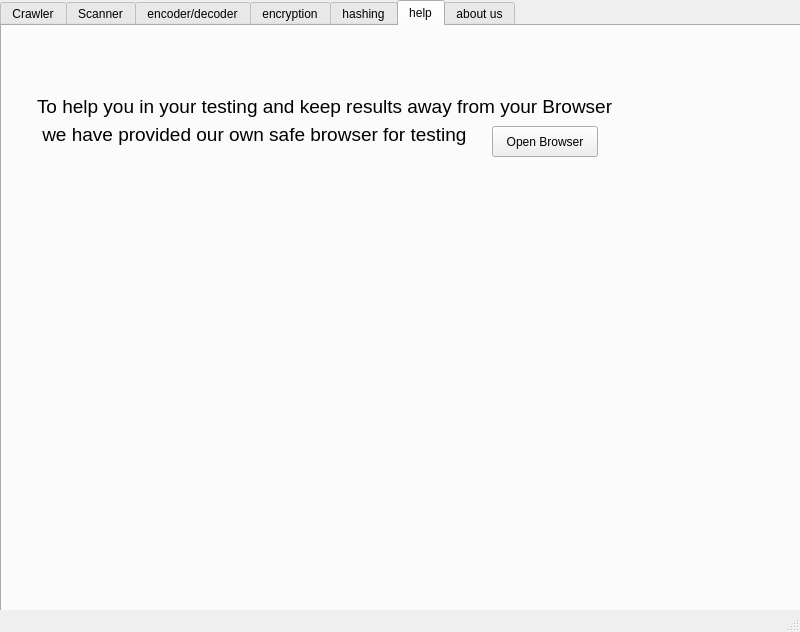
<?xml version="1.0" encoding="UTF-8"?>
<ui version="4.0">
 <class>MainWindow</class>
 <widget class="QMainWindow" name="MainWindow">
  <property name="geometry">
   <rect>
    <x>0</x>
    <y>0</y>
    <width>800</width>
    <height>632</height>
   </rect>
  </property>
  <property name="windowTitle">
   <string>MainWindow</string>
  </property>
  <widget class="QWidget" name="centralwidget">
   <widget class="QTabWidget" name="tabWidget">
    <property name="enabled">
     <bool>true</bool>
    </property>
    <property name="geometry">
     <rect>
      <x>0</x>
      <y>0</y>
      <width>801</width>
      <height>616</height>
     </rect>
    </property>
    <property name="currentIndex">
     <number>5</number>
    </property>
    <widget class="QWidget" name="tab">
     <attribute name="title">
      <string>Crawler</string>
     </attribute>
     <widget class="QLineEdit" name="Crawl_input">
      <property name="geometry">
       <rect>
        <x>10</x>
        <y>40</y>
        <width>541</width>
        <height>36</height>
       </rect>
      </property>
     </widget>
     <widget class="QLCDNumber" name="numberofsites">
      <property name="geometry">
       <rect>
        <x>485</x>
        <y>85</y>
        <width>66</width>
        <height>21</height>
       </rect>
      </property>
     </widget>
     <widget class="QPushButton" name="crawl_btn">
      <property name="geometry">
       <rect>
        <x>595</x>
        <y>75</y>
        <width>121</width>
        <height>31</height>
       </rect>
      </property>
      <property name="text">
       <string>Crawl</string>
      </property>
     </widget>
     <widget class="QPlainTextEdit" name="Craw_output">
      <property name="geometry">
       <rect>
        <x>10</x>
        <y>120</y>
        <width>766</width>
        <height>356</height>
       </rect>
      </property>
      <property name="plainText">
       <string/>
      </property>
     </widget>
     <widget class="QSpinBox" name="depth_select">
      <property name="geometry">
       <rect>
        <x>595</x>
        <y>40</y>
        <width>51</width>
        <height>26</height>
       </rect>
      </property>
      <property name="font">
       <font>
        <pointsize>12</pointsize>
       </font>
      </property>
     </widget>
     <widget class="QLineEdit" name="coutfile">
      <property name="geometry">
       <rect>
        <x>200</x>
        <y>505</y>
        <width>361</width>
        <height>20</height>
       </rect>
      </property>
     </widget>
     <widget class="QPushButton" name="file_browse">
      <property name="geometry">
       <rect>
        <x>575</x>
        <y>505</y>
        <width>75</width>
        <height>23</height>
       </rect>
      </property>
      <property name="text">
       <string>Browse</string>
      </property>
     </widget>
     <widget class="QLabel" name="label">
      <property name="geometry">
       <rect>
        <x>10</x>
        <y>10</y>
        <width>61</width>
        <height>21</height>
       </rect>
      </property>
      <property name="font">
       <font>
        <pointsize>14</pointsize>
       </font>
      </property>
      <property name="text">
       <string>URL:</string>
      </property>
     </widget>
     <widget class="QLabel" name="label_2">
      <property name="geometry">
       <rect>
        <x>136</x>
        <y>510</y>
        <width>61</width>
        <height>13</height>
       </rect>
      </property>
      <property name="text">
       <string>Output File:</string>
      </property>
     </widget>
     <widget class="QLabel" name="label_3">
      <property name="geometry">
       <rect>
        <x>655</x>
        <y>45</y>
        <width>66</width>
        <height>16</height>
       </rect>
      </property>
      <property name="text">
       <string>Crawl Depth</string>
      </property>
     </widget>
     <widget class="QLabel" name="label_4">
      <property name="geometry">
       <rect>
        <x>430</x>
        <y>90</y>
        <width>51</width>
        <height>10</height>
       </rect>
      </property>
      <property name="text">
       <string>No of links</string>
      </property>
     </widget>
     <widget class="QPushButton" name="crawl_save">
      <property name="geometry">
       <rect>
        <x>355</x>
        <y>535</y>
        <width>75</width>
        <height>23</height>
       </rect>
      </property>
      <property name="text">
       <string>Save</string>
      </property>
     </widget>
    </widget>
    <widget class="QWidget" name="tab_3">
     <attribute name="title">
      <string>Scanner</string>
     </attribute>
     <widget class="QComboBox" name="scaninputselect">
      <property name="geometry">
       <rect>
        <x>30</x>
        <y>55</y>
        <width>91</width>
        <height>22</height>
       </rect>
      </property>
     </widget>
     <widget class="QLineEdit" name="Scanner_input">
      <property name="geometry">
       <rect>
        <x>145</x>
        <y>55</y>
        <width>421</width>
        <height>20</height>
       </rect>
      </property>
     </widget>
     <widget class="QPushButton" name="scanfileselect">
      <property name="geometry">
       <rect>
        <x>585</x>
        <y>55</y>
        <width>75</width>
        <height>23</height>
       </rect>
      </property>
      <property name="text">
       <string>Browse</string>
      </property>
     </widget>
     <widget class="QPushButton" name="find_forms_btn">
      <property name="geometry">
       <rect>
        <x>30</x>
        <y>95</y>
        <width>96</width>
        <height>23</height>
       </rect>
      </property>
      <property name="text">
       <string>Find Forms</string>
      </property>
     </widget>
     <widget class="QLabel" name="label_6">
      <property name="enabled">
       <bool>true</bool>
      </property>
      <property name="geometry">
       <rect>
        <x>145</x>
        <y>40</y>
        <width>47</width>
        <height>13</height>
       </rect>
      </property>
      <property name="font">
       <font>
        <pointsize>14</pointsize>
       </font>
      </property>
      <property name="text">
       <string>URL:</string>
      </property>
     </widget>
     <widget class="QListWidget" name="listWidget">
      <property name="geometry">
       <rect>
        <x>25</x>
        <y>135</y>
        <width>531</width>
        <height>411</height>
       </rect>
      </property>
     </widget>
     <widget class="QPushButton" name="scanner_start_btn">
      <property name="geometry">
       <rect>
        <x>590</x>
        <y>300</y>
        <width>181</width>
        <height>46</height>
       </rect>
      </property>
      <property name="font">
       <font>
        <pointsize>14</pointsize>
       </font>
      </property>
      <property name="text">
       <string>Scan</string>
      </property>
     </widget>
     <widget class="QLabel" name="scan_status">
      <property name="geometry">
       <rect>
        <x>655</x>
        <y>355</y>
        <width>56</width>
        <height>61</height>
       </rect>
      </property>
      <property name="text">
       <string>STATUS:</string>
      </property>
     </widget>
     <widget class="QLabel" name="label_8">
      <property name="geometry">
       <rect>
        <x>575</x>
        <y>140</y>
        <width>91</width>
        <height>16</height>
       </rect>
      </property>
      <property name="text">
       <string>Choose Payload:</string>
      </property>
     </widget>
     <widget class="QComboBox" name="payload_select">
      <property name="geometry">
       <rect>
        <x>665</x>
        <y>135</y>
        <width>101</width>
        <height>22</height>
       </rect>
      </property>
     </widget>
     <widget class="QLineEdit" name="payload_input">
      <property name="geometry">
       <rect>
        <x>570</x>
        <y>185</y>
        <width>201</width>
        <height>20</height>
       </rect>
      </property>
     </widget>
     <widget class="QPushButton" name="payload_file_input">
      <property name="geometry">
       <rect>
        <x>570</x>
        <y>215</y>
        <width>75</width>
        <height>23</height>
       </rect>
      </property>
      <property name="text">
       <string>Browse</string>
      </property>
     </widget>
    </widget>
    <widget class="QWidget" name="tab_4">
     <attribute name="title">
      <string>encoder/decoder</string>
     </attribute>
     <widget class="QPlainTextEdit" name="encode_input">
      <property name="geometry">
       <rect>
        <x>20</x>
        <y>85</y>
        <width>576</width>
        <height>176</height>
       </rect>
      </property>
     </widget>
     <widget class="QPlainTextEdit" name="encode_output">
      <property name="geometry">
       <rect>
        <x>20</x>
        <y>330</y>
        <width>576</width>
        <height>176</height>
       </rect>
      </property>
     </widget>
     <widget class="QLabel" name="label_9">
      <property name="geometry">
       <rect>
        <x>25</x>
        <y>50</y>
        <width>76</width>
        <height>31</height>
       </rect>
      </property>
      <property name="font">
       <font>
        <pointsize>14</pointsize>
       </font>
      </property>
      <property name="text">
       <string>Input:</string>
      </property>
     </widget>
     <widget class="QLabel" name="label_10">
      <property name="geometry">
       <rect>
        <x>20</x>
        <y>295</y>
        <width>76</width>
        <height>31</height>
       </rect>
      </property>
      <property name="font">
       <font>
        <pointsize>14</pointsize>
       </font>
      </property>
      <property name="text">
       <string>Output:</string>
      </property>
     </widget>
     <widget class="QComboBox" name="encode_type">
      <property name="geometry">
       <rect>
        <x>630</x>
        <y>165</y>
        <width>136</width>
        <height>22</height>
       </rect>
      </property>
     </widget>
     <widget class="QLabel" name="label_11">
      <property name="geometry">
       <rect>
        <x>630</x>
        <y>145</y>
        <width>106</width>
        <height>16</height>
       </rect>
      </property>
      <property name="text">
       <string>choose the type:</string>
      </property>
     </widget>
     <widget class="QRadioButton" name="encode">
      <property name="geometry">
       <rect>
        <x>630</x>
        <y>110</y>
        <width>82</width>
        <height>17</height>
       </rect>
      </property>
      <property name="font">
       <font>
        <pointsize>10</pointsize>
       </font>
      </property>
      <property name="text">
       <string>Encode</string>
      </property>
     </widget>
     <widget class="QRadioButton" name="decode">
      <property name="geometry">
       <rect>
        <x>709</x>
        <y>110</y>
        <width>82</width>
        <height>17</height>
       </rect>
      </property>
      <property name="font">
       <font>
        <pointsize>10</pointsize>
       </font>
      </property>
      <property name="text">
       <string>Decode</string>
      </property>
     </widget>
     <widget class="QPushButton" name="encode_start">
      <property name="geometry">
       <rect>
        <x>660</x>
        <y>205</y>
        <width>75</width>
        <height>23</height>
       </rect>
      </property>
      <property name="text">
       <string>Submit</string>
      </property>
     </widget>
    </widget>
    <widget class="QWidget" name="tab_5">
     <attribute name="title">
      <string>encryption</string>
     </attribute>
     <widget class="QPlainTextEdit" name="enc_output">
      <property name="geometry">
       <rect>
        <x>20</x>
        <y>330</y>
        <width>576</width>
        <height>176</height>
       </rect>
      </property>
     </widget>
     <widget class="QLabel" name="label_12">
      <property name="geometry">
       <rect>
        <x>25</x>
        <y>50</y>
        <width>76</width>
        <height>31</height>
       </rect>
      </property>
      <property name="font">
       <font>
        <pointsize>14</pointsize>
       </font>
      </property>
      <property name="text">
       <string>Input:</string>
      </property>
     </widget>
     <widget class="QComboBox" name="encrypt_type">
      <property name="geometry">
       <rect>
        <x>630</x>
        <y>165</y>
        <width>136</width>
        <height>22</height>
       </rect>
      </property>
     </widget>
     <widget class="QPlainTextEdit" name="enc_input">
      <property name="geometry">
       <rect>
        <x>20</x>
        <y>85</y>
        <width>576</width>
        <height>176</height>
       </rect>
      </property>
     </widget>
     <widget class="QRadioButton" name="decrypt">
      <property name="geometry">
       <rect>
        <x>710</x>
        <y>110</y>
        <width>82</width>
        <height>17</height>
       </rect>
      </property>
      <property name="font">
       <font>
        <pointsize>10</pointsize>
       </font>
      </property>
      <property name="text">
       <string>Decrypt</string>
      </property>
     </widget>
     <widget class="QLabel" name="label_13">
      <property name="geometry">
       <rect>
        <x>20</x>
        <y>295</y>
        <width>76</width>
        <height>31</height>
       </rect>
      </property>
      <property name="font">
       <font>
        <pointsize>14</pointsize>
       </font>
      </property>
      <property name="text">
       <string>Output:</string>
      </property>
     </widget>
     <widget class="QRadioButton" name="encrypt">
      <property name="geometry">
       <rect>
        <x>630</x>
        <y>110</y>
        <width>82</width>
        <height>17</height>
       </rect>
      </property>
      <property name="font">
       <font>
        <pointsize>10</pointsize>
       </font>
      </property>
      <property name="text">
       <string>Encrypt</string>
      </property>
     </widget>
     <widget class="QLabel" name="label_14">
      <property name="geometry">
       <rect>
        <x>630</x>
        <y>145</y>
        <width>106</width>
        <height>16</height>
       </rect>
      </property>
      <property name="text">
       <string>choose the type:</string>
      </property>
     </widget>
     <widget class="QPushButton" name="encrypt_start">
      <property name="geometry">
       <rect>
        <x>660</x>
        <y>205</y>
        <width>75</width>
        <height>23</height>
       </rect>
      </property>
      <property name="text">
       <string>Submit</string>
      </property>
     </widget>
    </widget>
    <widget class="QWidget" name="tab_2">
     <attribute name="title">
      <string>hashing</string>
     </attribute>
     <widget class="QPlainTextEdit" name="hash_input">
      <property name="geometry">
       <rect>
        <x>20</x>
        <y>85</y>
        <width>576</width>
        <height>176</height>
       </rect>
      </property>
     </widget>
     <widget class="QLabel" name="label_15">
      <property name="geometry">
       <rect>
        <x>20</x>
        <y>295</y>
        <width>76</width>
        <height>31</height>
       </rect>
      </property>
      <property name="font">
       <font>
        <pointsize>14</pointsize>
       </font>
      </property>
      <property name="text">
       <string>Output:</string>
      </property>
     </widget>
     <widget class="QPlainTextEdit" name="hash_output">
      <property name="geometry">
       <rect>
        <x>20</x>
        <y>330</y>
        <width>576</width>
        <height>176</height>
       </rect>
      </property>
     </widget>
     <widget class="QComboBox" name="hash_type">
      <property name="geometry">
       <rect>
        <x>630</x>
        <y>165</y>
        <width>136</width>
        <height>22</height>
       </rect>
      </property>
     </widget>
     <widget class="QLabel" name="label_16">
      <property name="geometry">
       <rect>
        <x>630</x>
        <y>145</y>
        <width>106</width>
        <height>16</height>
       </rect>
      </property>
      <property name="text">
       <string>choose the type:</string>
      </property>
     </widget>
     <widget class="QLabel" name="label_17">
      <property name="geometry">
       <rect>
        <x>25</x>
        <y>50</y>
        <width>76</width>
        <height>31</height>
       </rect>
      </property>
      <property name="font">
       <font>
        <pointsize>14</pointsize>
       </font>
      </property>
      <property name="text">
       <string>Input:</string>
      </property>
     </widget>
     <widget class="QPushButton" name="hash_start">
      <property name="geometry">
       <rect>
        <x>660</x>
        <y>205</y>
        <width>75</width>
        <height>23</height>
       </rect>
      </property>
      <property name="text">
       <string>Submit</string>
      </property>
     </widget>
    </widget>
    <widget class="QWidget" name="tab_6">
     <attribute name="title">
      <string>help</string>
     </attribute>
     <widget class="QPushButton" name="pushButton">
      <property name="geometry">
       <rect>
        <x>490</x>
        <y>100</y>
        <width>106</width>
        <height>31</height>
       </rect>
      </property>
      <property name="text">
       <string>Open Browser</string>
      </property>
     </widget>
     <widget class="QLabel" name="label_5">
      <property name="geometry">
       <rect>
        <x>35</x>
        <y>60</y>
        <width>586</width>
        <height>41</height>
       </rect>
      </property>
      <property name="font">
       <font>
        <pointsize>14</pointsize>
       </font>
      </property>
      <property name="lineWidth">
       <number>7</number>
      </property>
      <property name="text">
       <string>To help you in your testing and keep results away from your Browser</string>
      </property>
     </widget>
     <widget class="QLabel" name="label_7">
      <property name="geometry">
       <rect>
        <x>35</x>
        <y>95</y>
        <width>576</width>
        <height>26</height>
       </rect>
      </property>
      <property name="font">
       <font>
        <pointsize>14</pointsize>
       </font>
      </property>
      <property name="text">
       <string> we have provided our own safe browser for testing</string>
      </property>
     </widget>
    </widget>
    <widget class="QWidget" name="tab_7">
     <attribute name="title">
      <string>about us</string>
     </attribute>
    </widget>
   </widget>
  </widget>
  <widget class="QStatusBar" name="statusbar"/>
 </widget>
 <resources/>
 <connections/>
</ui>
